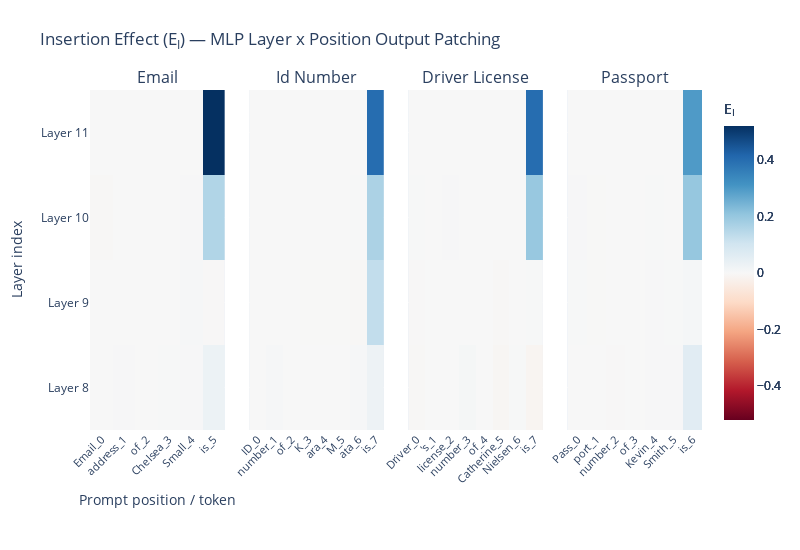

This figure's notebook cell:
### Markdown cell above
### Patch by Layer and Position for MLP
From our results above it seems that significant restoring effect occurs at the later layers for mlp. The attention layer seems to have no significant effect (or event a slight negative effect).

Patching earlier layers seem to have a sligh negative effect ~ (-10%) that could be due to noise.
The layers that clearly have a strong effect are the later MLP layers

### Code cell
def hook_fn(activation, hook, cache, pos):
    cached = cache[hook.name]
    patched = activation.clone()
    patched[:, pos, ...] = cached[:, pos, ...]
    return patched

RUN_ID_MLP_POS_MEM = "mlp_layer_pos"
PATCH_DIRECTION_MLP_POS_MEM = "memorized_to_base"
COMPONENT_MLP_POS_MEM = "mlp_out"
TARGET_LAYERS_MLP_POS_MEM = [3, 4, 5] if MODEL_SIZE == 70 else [8, 9, 10, 11]
PII_TYPES_TO_RUN_MLP_POS_MEM = PII_TYPES

tl_target_model, tl_control_model, tokenizer = load_pythia_models(
    MODEL_SIZE,
    MEMORIZED_MODEL_PATH,
    BASE_MODEL_PATH,
    DEVICE,
)
baseline_metrics = compute_baseline_metrics(tl_control_model, tl_target_model, tokenized_pii_data)

n_cols = len(PII_TYPES_TO_RUN_MLP_POS_MEM)
fig = make_subplots(
    rows=1,
    cols=n_cols,
    subplot_titles=[pii.replace("_", " ").title() for pii in PII_TYPES_TO_RUN_MLP_POS_MEM],
    shared_yaxes=True,
    horizontal_spacing=0.04
)

gmin = float('inf')
gmax = float('-inf')

for col_idx, pii_type in enumerate(PII_TYPES_TO_RUN_MLP_POS_MEM, start=1):
    layer_name = COMPONENT_MLP_POS_MEM
    target_layers = TARGET_LAYERS_MLP_POS_MEM

    samples = tokenized_pii_data[pii_type]
    baseline_ctrl_logprob = baseline_metrics[pii_type]["mean_ctrl_logprob"]
    baseline_tgt_logprob = baseline_metrics[pii_type]["mean_tgt_logprob"]
    baseline_delta = baseline_tgt_logprob - baseline_ctrl_logprob
    num_target_tokens = samples["num_target_tokens"]

    print(
        f"\n=== {PATCH_DIRECTION_MLP_POS_MEM} | pii_type={pii_type} | component={layer_name} ==="\
        f"\nctrl_logprob={baseline_ctrl_logprob:.4f}, tgt_logprob={baseline_tgt_logprob:.4f}, delta={baseline_delta:.4f}"
    )

    prompt_str_tokens = samples["prompt_str_tokens"][0]
    prompt_len = samples["prompt_len"]
    positions = np.arange(prompt_len)

    full_tokens = torch.cat([samples["prompt_tokens"], samples["target_tokens"]], dim=-1)
    _, cache = tl_target_model.run_with_cache(full_tokens, return_cache_object=True)

    results = np.zeros((prompt_len, len(target_layers)), dtype=np.float32)

    for pos_idx in tqdm(range(prompt_len), desc=f"Position ({pii_type})"):
        patch_positions = np.array([pos_idx])  # Patch only this position

        for j, layer_idx in enumerate(target_layers):
            patch_layers = [tl_utils.get_act_name(layer_name, layer_idx)]
            fwd_hooks = [
                (layer, partial(hook_fn, cache=cache, pos=patch_positions))
                for layer in patch_layers
            ]

            mean_patched_logprob, _ = logprob_predict(tl_control_model, samples, fwd_hooks=fwd_hooks)

            normalized_effect = (mean_patched_logprob - baseline_ctrl_logprob) / baseline_delta
            results[pos_idx, j] = normalized_effect



# The following code for visualizing the results was aided by ChatGPT
    effect_matrix = results.T 

    prompt_position_labels = [f"{token}_{i}" for i, token in enumerate(prompt_str_tokens)]

    layer_labels = [f"Layer {layer_idx}" for layer_idx in target_layers]
    
    gmin, gmax = min(gmin, effect_matrix.min()), max(gmax, effect_matrix.max())
    
    fig.add_trace(go.Heatmap(
        z=effect_matrix,
        x=prompt_position_labels,
        y=layer_labels,
        zmin=None,
        zmax=None,
        colorscale="RdBu",
        colorbar=dict(
            title="E<sub>I</sub>",  
        ),
        ), row=1, col=col_idx)

abs_max = max(abs(gmin), abs(gmax))

for trace in fig.data:
    trace.zmin = -abs_max
    trace.zmax = abs_max
    
fig.update_layout(
    title=(
        f"Insertion Effect (E<sub>I</sub>) — "
        "MLP Layer x Position Output Patching"
    ),
    width=200 * n_cols,
    height=550,
    margin=dict(l=90, r=30, t=90, b=120)
)

fig.update_xaxes(tickangle=-45, tickfont=dict(size=11))
fig.update_xaxes(title_text="Prompt position / token", row=1, col=1)
fig.update_yaxes(title_text="Layer index", row=1, col=1)

out_dir = OUTPUT_VIS_DIR / f"num_tg_tkns_{NUM_TARGET_TOKENS}" / PATCH_DIRECTION_MLP_POS_MEM /  RUN_ID_MLP_POS_MEM
os.makedirs(out_dir, exist_ok=True)

stem = (
    f"mlp_layer_pos_patching"
)

output_path = (out_dir / stem).with_suffix(".png")
fig.write_image(output_path)
fig.show()

print(f"Saved combined figure to: {output_path}")

### Figure 1 — Plotly figure (JSON) as saved in the notebook; plotly's stock layout.template omitted (floating-point values rounded to 4 significant figures)
{"data": [{"colorbar": {"title": {"text": "E<sub>I</sub>"}}, "colorscale": [[0, "rgb(103,0,31)"], [0.1, "rgb(178,24,43)"], [0.2, "rgb(214,96,77)"], [0.3, "rgb(244,165,130)"], [0.4, "rgb(253,219,199)"], [0.5, "rgb(247,247,247)"], [0.6, "rgb(209,229,240)"], [0.7, "rgb(146,197,222)"], [0.8, "rgb(67,147,195)"], [0.9, "rgb(33,102,172)"], [1, "rgb(5,48,97)"]], "type": "heatmap", "x": ["Email_0", " address_1", " of_2", " Chelsea_3", " Small_4", " is_5"], "xaxis": "x", "y": ["Layer 8", "Layer 9", "Layer 10", "Layer 11"], "yaxis": "y", "z": [[-9.088e-05, 0.003961, -0.0001403, 0.002724, 0.003357, 0.03085], [0.0001922, -1.848e-05, 6.601e-07, 0.00051, 0.004303, -0.002282], [-0.004671, 0.0, 6.601e-07, 0.0002967, 0.003771, 0.1579], [0.0, 0.0, 0.0, 0.0, 0.0, 0.5215]], "zmax": 0.5215, "zmin": -0.5215}, {"colorbar": {"title": {"text": "E<sub>I</sub>"}}, "colorscale": [[0, "rgb(103,0,31)"], [0.1, "rgb(178,24,43)"], [0.2, "rgb(214,96,77)"], [0.3, "rgb(244,165,130)"], [0.4, "rgb(253,219,199)"], [0.5, "rgb(247,247,247)"], [0.6, "rgb(209,229,240)"], [0.7, "rgb(146,197,222)"], [0.8, "rgb(67,147,195)"], [0.9, "rgb(33,102,172)"], [1, "rgb(5,48,97)"]], "type": "heatmap", "x": ["ID_0", " number_1", " of_2", " K_3", "ara_4", " M_5", "ata_6", " is_7"], "xaxis": "x2", "y": ["Layer 8", "Layer 9", "Layer 10", "Layer 11"], "yaxis": "y2", "z": [[0.0001627, 0.004952, 0.0009609, -0.0006361, 0.001035, 0.0002686, 0.006077, 0.02847], [-0.0007027, -0.00106, 0.0001913, -0.001123, -0.001237, -0.00114, -0.004682, 0.1292], [-0.0007339, -2.25e-05, 0.0, 0.0, 0.0, 0.0, 0.00277, 0.1652], [0.0, 0.0, 0.0, 0.0, 0.0, 0.0, 0.0, 0.4003]], "zmax": 0.5215, "zmin": -0.5215}, {"colorbar": {"title": {"text": "E<sub>I</sub>"}}, "colorscale": [[0, "rgb(103,0,31)"], [0.1, "rgb(178,24,43)"], [0.2, "rgb(214,96,77)"], [0.3, "rgb(244,165,130)"], [0.4, "rgb(253,219,199)"], [0.5, "rgb(247,247,247)"], [0.6, "rgb(209,229,240)"], [0.7, "rgb(146,197,222)"], [0.8, "rgb(67,147,195)"], [0.9, "rgb(33,102,172)"], [1, "rgb(5,48,97)"]], "type": "heatmap", "x": ["Driver_0", "'s_1", " license_2", " number_3", " of_4", " Catherine_5", " Nielsen_6", " is_7"], "xaxis": "x3", "y": ["Layer 8", "Layer 9", "Layer 10", "Layer 11"], "yaxis": "y3", "z": [[-0.003272, -0.0004035, -0.0003543, 0.008355, 0.0005285, -0.007625, 0.001636, -0.012], [-0.002251, -2.773e-07, 0.0, -5.667e-05, 3.088e-05, -0.004664, -0.000127, 0.002773], [0.001389, 0.0, 0.004023, 0.0, 3.079e-05, 0.000295, -0.0007157, 0.1981], [0.0, 0.0, 0.0, 0.0, 0.0, 0.0, 0.0, 0.4012]], "zmax": 0.5215, "zmin": -0.5215}, {"colorbar": {"title": {"text": "E<sub>I</sub>"}}, "colorscale": [[0, "rgb(103,0,31)"], [0.1, "rgb(178,24,43)"], [0.2, "rgb(214,96,77)"], [0.3, "rgb(244,165,130)"], [0.4, "rgb(253,219,199)"], [0.5, "rgb(247,247,247)"], [0.6, "rgb(209,229,240)"], [0.7, "rgb(146,197,222)"], [0.8, "rgb(67,147,195)"], [0.9, "rgb(33,102,172)"], [1, "rgb(5,48,97)"]], "type": "heatmap", "x": ["Pass_0", "port_1", " number_2", " of_3", " Kevin_4", " Smith_5", " is_6"], "xaxis": "x4", "y": ["Layer 8", "Layer 9", "Layer 10", "Layer 11"], "yaxis": "y4", "z": [[-0.0006976, 1.406e-05, -0.002099, 0.00109, 0.003013, 0.003102, 0.0615], [0.001671, -0.001692, 0.0004252, 0.000773, 0.003236, 0.002764, 0.007292], [0.002921, -0.001472, 2.435e-07, 0.0006737, 0.002266, 0.0007917, 0.2013], [0.0, 0.0, 0.0, 0.0, 0.0, 0.0, 0.2975]], "zmax": 0.5215, "zmin": -0.5215}], "layout": {"annotations": [{"font": {"size": 16}, "showarrow": false, "text": "Email", "x": 0.11, "xanchor": "center", "xref": "paper", "y": 1, "yanchor": "bottom", "yref": "paper"}, {"font": {"size": 16}, "showarrow": false, "text": "Id Number", "x": 0.37, "xanchor": "center", "xref": "paper", "y": 1, "yanchor": "bottom", "yref": "paper"}, {"font": {"size": 16}, "showarrow": false, "text": "Driver License", "x": 0.63, "xanchor": "center", "xref": "paper", "y": 1, "yanchor": "bottom", "yref": "paper"}, {"font": {"size": 16}, "showarrow": false, "text": "Passport", "x": 0.89, "xanchor": "center", "xref": "paper", "y": 1, "yanchor": "bottom", "yref": "paper"}], "height": 550, "margin": {"b": 120, "l": 90, "r": 30, "t": 90}, "title": {"text": "Insertion Effect (E<sub>I</sub>) — MLP Layer x Position Output Patching"}, "width": 800, "xaxis": {"anchor": "y", "domain": [0, 0.22], "tickangle": -45, "tickfont": {"size": 11}, "title": {"text": "Prompt position / token"}}, "xaxis2": {"anchor": "y2", "domain": [0.26, 0.48], "tickangle": -45, "tickfont": {"size": 11}}, "xaxis3": {"anchor": "y3", "domain": [0.52, 0.74], "tickangle": -45, "tickfont": {"size": 11}}, "xaxis4": {"anchor": "y4", "domain": [0.78, 1], "tickangle": -45, "tickfont": {"size": 11}}, "yaxis": {"anchor": "x", "domain": [0, 1], "title": {"text": "Layer index"}}, "yaxis2": {"anchor": "x2", "domain": [0, 1], "matches": "y", "showticklabels": false}, "yaxis3": {"anchor": "x3", "domain": [0, 1], "matches": "y", "showticklabels": false}, "yaxis4": {"anchor": "x4", "domain": [0, 1], "matches": "y", "showticklabels": false}}}
